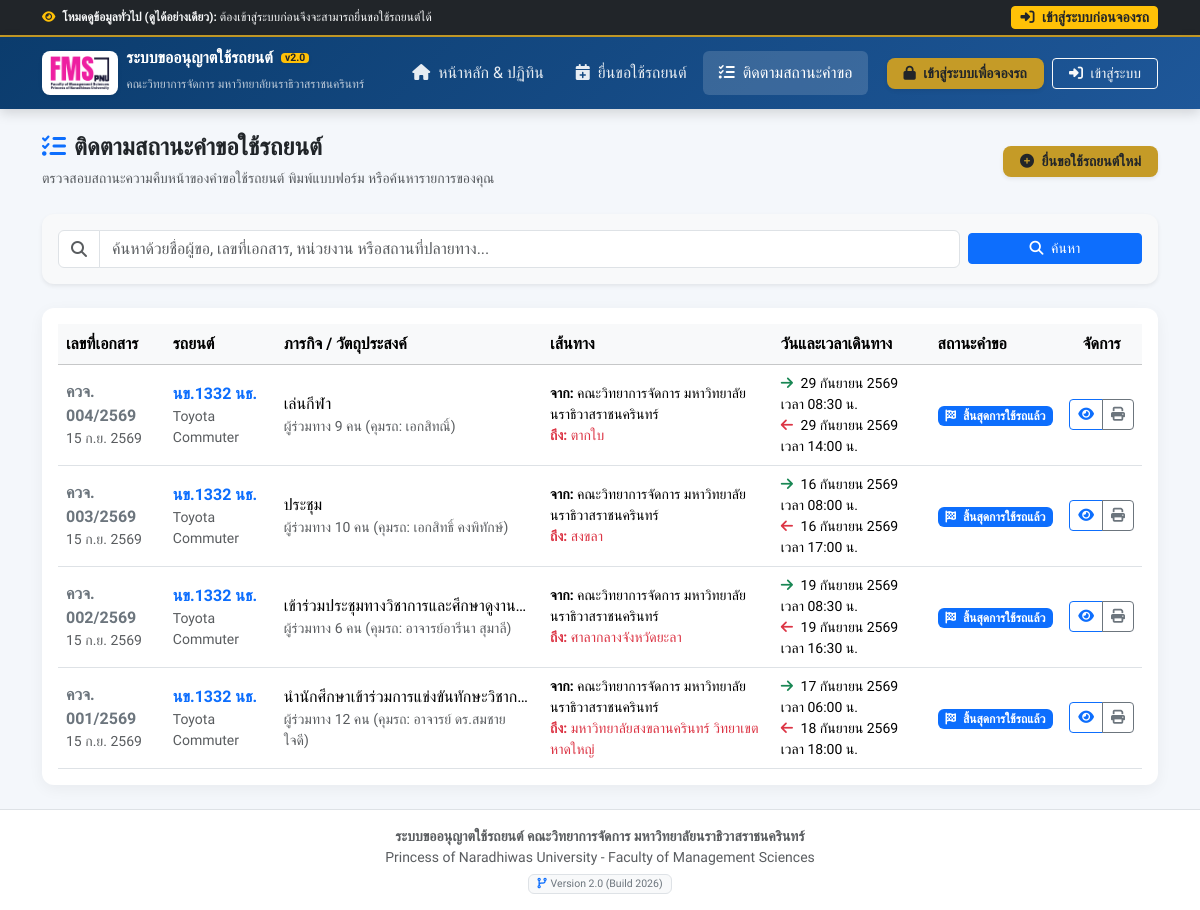
The page /my_bookings.php on the database as committed earlier.
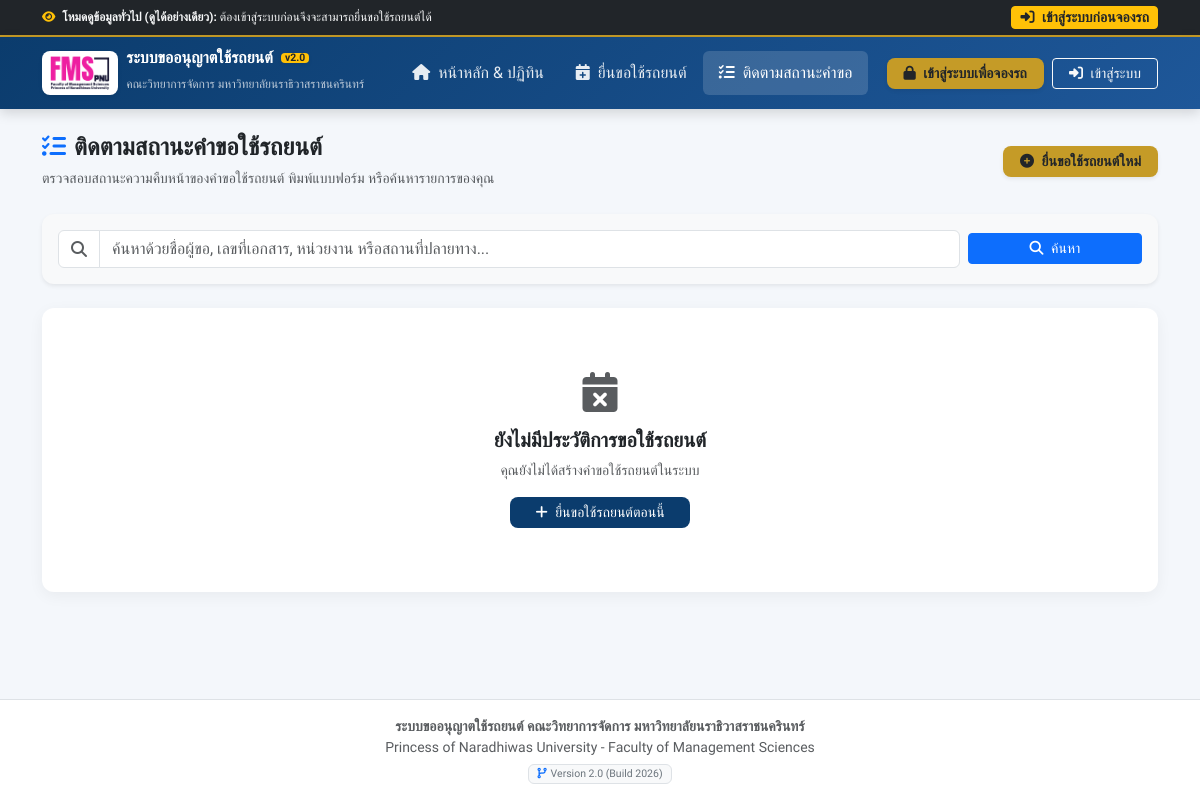
The same page on the database as committed later.
### tables this page shows
CREATE TABLE bookings (
    id INTEGER PRIMARY KEY AUTOINCREMENT,
    doc_no TEXT UNIQUE,
    created_date DATE NOT NULL,
    user_id INTEGER,
    requester_name TEXT NOT NULL,
    requester_position TEXT NOT NULL,
    requester_department TEXT NOT NULL,
    vehicle_id INTEGER NOT NULL,
    plate_number TEXT NOT NULL,
    purpose TEXT NOT NULL,
    route_from TEXT NOT NULL,
    route_to TEXT NOT NULL,
    start_datetime DATETIME NOT NULL,
    end_datetime DATETIME NOT NULL,
    passenger_count INTEGER DEFAULT 1,
    passenger_names TEXT,
    controller_name TEXT NOT NULL,
    status TEXT DEFAULT 'pending_facility', 
    created_at DATETIME DEFAULT CURRENT_TIMESTAMP, client_ip TEXT, user_agent TEXT, is_flagged_fake INTEGER DEFAULT 0, fake_reason TEXT, actual_end_datetime DATETIME, start_mileage INTEGER, end_mileage INTEGER, fuel_level TEXT, vehicle_condition TEXT, return_notes TEXT, returned_by TEXT, return_recorded_by TEXT, return_recorded_at DATETIME, requester_phone TEXT,
    FOREIGN KEY(user_id) REFERENCES users(id),
    FOREIGN KEY(vehicle_id) REFERENCES vehicles(id)
);

CREATE TABLE vehicles (
    id INTEGER PRIMARY KEY AUTOINCREMENT,
    plate_number TEXT UNIQUE NOT NULL,
    brand_model TEXT NOT NULL,
    vehicle_type TEXT NOT NULL, -- รถตู้, รถกระบะ, รถเก๋ง
    seats INTEGER DEFAULT 14,
    status TEXT DEFAULT 'active', -- active, maintenance, inactive
    notes TEXT,
    created_at DATETIME DEFAULT CURRENT_TIMESTAMP
);

### includes/auth.php (called while the page is built, shortened)
<?php
require_once __DIR__ . '/../config/db.php';
$currentUser = $_SESSION['user'] ?? null;
$isLoggedIn = !empty($currentUser);
$isAdmin = $isLoggedIn && (($currentUser['role'] ?? '') === 'admin');

### my_bookings.php (the view, shortened to what the changed rows need)
<?php
require_once __DIR__ . '/config/db.php';
require_once __DIR__ . '/includes/auth.php';
$searchQuery = trim($_GET['q'] ?? '');
$userFilter = "";
$fraudFilter = (!$isAdmin) ? " AND (b.status != 'rejected_fraud' AND (b.is_flagged_fake IS NULL OR b.is_flagged_fake = 0))" : "";
if (!empty($searchQuery)) {
    $stmt = $pdo->prepare("
        SELECT b.*, v.brand_model, v.vehicle_type
        FROM bookings b
        LEFT JOIN vehicles v ON b.vehicle_id = v.id
        WHERE (b.doc_no LIKE ?
           OR b.requester_name LIKE ?
           OR b.requester_department LIKE ?
           OR b.route_to LIKE ?
           OR b.purpose LIKE ?)
           $fraudFilter
           $userFilter
        ORDER BY b.id DESC
    ");
    $term = '%' . $searchQuery . '%';
    $stmt->execute([$term, $term, $term, $term, $term]);
} else {
    $stmt = $pdo->query("
        SELECT b.*, v.brand_model, v.vehicle_type
        FROM bookings b
        LEFT JOIN vehicles v ON b.vehicle_id = v.id
        WHERE 1=1 $fraudFilter $userFilter
        ORDER BY b.id DESC
    ");
}
$bookings = $stmt->fetchAll();
require_once __DIR__ . '/includes/header.php';
?>
<div class="card card-custom p-3">
    <?php if (empty($bookings)): ?>
        <div class="text-center py-5">
            <i class="fas fa-calendar-times text-muted fs-1 mb-3"></i>
            <h5 class="fw-bold text-dark">ยังไม่มีประวัติการขอใช้รถยนต์</h5>
            <p class="text-muted small mb-3">คุณยังไม่ได้สร้างคำขอใช้รถยนต์ในระบบ</p>
            <a href="book.php" class="btn btn-pnu btn-sm px-4">
                <i class="fas fa-plus me-1"></i> ยื่นขอใช้รถยนต์ตอนนี้
            </a>
        </div>
    <?php else: ?>
        <div class="table-responsive">
            <table class="table table-hover align-middle mb-0">
                <thead class="table-light">
                    <tr>
                        <th>เลขที่เอกสาร</th>
                        <th>รถยนต์</th>
                        <th>ภารกิจ / วัตถุประสงค์</th>
                        <th>เส้นทาง</th>
                        <th>วันและเวลาเดินทาง</th>
                        <th>สถานะคำขอ</th>
                        <th class="text-center">จัดการ</th>
                    </tr>
                </thead>
                <tbody>
                    <?php foreach ($bookings as $b): ?>
                    <tr>
                        <td>
                            <strong class="text-secondary"><?= htmlspecialchars($b['doc_no'] ?? '-') ?></strong>
                            <div class="small text-muted"><?= thaiDateShort($b['created_date']) ?></div>
                        </td>
                        <td>
                            <strong class="text-primary"><?= htmlspecialchars($b['plate_number']) ?></strong>
                            <div class="small text-muted"><?= htmlspecialchars($b['brand_model']) ?></div>
                        </td>
                        <td>
                            <div class="text-truncate" style="max-width: 250px;" title="<?= htmlspecialchars($b['purpose']) ?>">
                                <?= htmlspecialchars($b['purpose']) ?>
                            </div>
                            <div class="small text-muted">ผู้ร่วมทาง <?= $b['passenger_count'] ?> คน (คุมรถ: <?= htmlspecialchars($b['controller_name']) ?>)</div>
                        </td>
                        <td>
                            <div class="small">
                                <div><strong>จาก:</strong> <?= htmlspecialchars($b['route_from']) ?></div>
                                <div class="text-danger"><strong>ถึง:</strong> <?= htmlspecialchars($b['route_to']) ?></div>
                            </div>
                        </td>
                        <td>
                            <div class="small">
                                <div><i class="fas fa-arrow-right text-success me-1"></i> <?= thaiDate($b['start_datetime']) ?></div>
                                <div><i class="fas fa-arrow-left text-danger me-1"></i> <?= thaiDate($b['end_datetime']) ?></div>
                            </div>
                        </td>
                        <td><?= getStatusBadge($b['status'], $b) ?></td>
                        <td class="text-center">
                            <div class="btn-group btn-group-sm">
                                <a href="booking_detail.php?id=<?= $b['id'] ?>" class="btn btn-outline-primary" title="ดูรายละเอียดและขั้นตอน">
                                    <i class="fas fa-eye"></i>
                                </a>
                                <a href="print_form.php?id=<?= $b['id'] ?>" target="_blank" class="btn btn-outline-secondary" title="พิมพ์แบบฟอร์มราชการ">
                                    <i class="fas fa-print"></i>
                                </a>
                            </div>
                        </td>
                    </tr>
                    <?php endforeach; ?>
                </tbody>
            </table>
        </div>
    <?php endif; ?>
</div>
<?php require_once __DIR__ . '/includes/footer.php'; ?>

### config/db.php (shortened to what the changed rows need)
<?php
function thaiDate($datetime, $showTime = true) {
    $time = strtotime($datetime);
    $thaiMonths = [
        1 => 'มกราคม', 2 => 'กุมภาพันธ์', 3 => 'มีนาคม', 4 => 'เมษายน',
        5 => 'พฤษภาคม', 6 => 'มิถุนายน', 7 => 'กรกฎาคม', 8 => 'สิงหาคม',
        9 => 'กันยายน', 10 => 'ตุลาคม', 11 => 'พฤศจิกายน', 12 => 'ธันวาคม'
    ];
    $day = date('j', $time);
    $month = $thaiMonths[(int)date('n', $time)];
    $year = date('Y', $time) + 543;
    $timeStr = date('H:i', $time) . ' น.';
    if ($showTime) {
        return "$day $month $year เวลา $timeStr";
    }
    return "$day $month $year";
}
function thaiDateShort($date) {
    $time = strtotime($date);
    $thaiMonthsShort = [
        1 => 'ม.ค.', 2 => 'ก.พ.', 3 => 'มี.ค.', 4 => 'เม.ย.',
        5 => 'พ.ค.', 6 => 'มิ.ย.', 7 => 'ก.ค.', 8 => 'ส.ค.',
        9 => 'ก.ย.', 10 => 'ต.ค.', 11 => 'พ.ย.', 12 => 'ธ.ค.'
    ];
    return date('j', $time) . ' ' . $thaiMonthsShort[(int)date('n', $time)] . ' ' . (date('Y', $time) + 543);
}
function getStatusBadge($status, $bookingOrEndTime = null) {
    switch ($status) {
        case 'completed':
            return '<span class="badge bg-primary text-white"><i class="fas fa-flag-checkered me-1"></i> สิ้นสุดการใช้รถแล้ว</span>';
    }
}

Rows that differ between the two databases and show on the page:
removed bookings: doc_no "ควจ. 004/2569", created_date "15 ก.ย. 2569", plate_number "นข.1332 นธ.", vehicle.brand_model "Toyota Commuter", purpose "เล่นกีฬา", passenger_count "9", controller_name "เอกสิทณิ์", route_from "คณะวิทยาการจัดการ มหาวิทยาลัยนราธิวาสราชนครินทร์", route_to "ตากใบ", start_datetime "29 กันยายน 2569 เวลา 08:30 น.", end_datetime "29 กันยายน 2569 เวลา 14:00 น.", status "completed" (drawn)
removed bookings: doc_no "ควจ. 003/2569", created_date "15 ก.ย. 2569", plate_number "นข.1332 นธ.", vehicle.brand_model "Toyota Commuter", purpose "ประชุม", passenger_count "10", controller_name "เอกสิทธิ์ คงพิทักษ์", route_from "คณะวิทยาการจัดการ มหาวิทยาลัยนราธิวาสราชนครินทร์", route_to "สงขลา", start_datetime "16 กันยายน 2569 เวลา 08:00 น.", end_datetime "16 กันยายน 2569 เวลา 17:00 น.", status "completed" (drawn)
removed bookings: doc_no "ควจ. 002/2569", created_date "15 ก.ย. 2569", plate_number "นข.1332 นธ.", vehicle.brand_model "Toyota Commuter", purpose "เข้าร่วมประชุมทางวิชาการและศึกษาดูงาน…", passenger_count "6", controller_name "อาจารย์อารีนา สุมาลี", route_from "คณะวิทยาการจัดการ มหาวิทยาลัยนราธิวาสราชนครินทร์", route_to "ศาลากลางจังหวัดยะลา", start_datetime "19 กันยายน 2569 เวลา 08:30 น.", end_datetime "19 กันยายน 2569 เวลา 16:30 น.", status "completed" (drawn)
removed bookings: doc_no "ควจ. 001/2569", created_date "15 ก.ย. 2569", plate_number "นข.1332 นธ.", vehicle.brand_model "Toyota Commuter", purpose "นำนักศึกษาเข้าร่วมการแข่งขันทักษะวิชาก…", passenger_count "12", controller_name "อาจารย์ ดร.สมชาย ใจดี", route_from "คณะวิทยาการจัดการ มหาวิทยาลัยนราธิวาสราชนครินทร์", route_to "มหาวิทยาลัยสงขลานครินทร์ วิทยาเขตหาดใหญ่", start_datetime "17 กันยายน 2569 เวลา 06:00 น.", end_datetime "18 กันยายน 2569 เวลา 18:00 น.", status "completed" (drawn)
Other text that changed with them:
text no longer shown: "เลขที่เอกสาร รถยนต์ ภารกิจ / วัตถุประสงค์ เส้นทาง วันและเวลาเดินทาง สถานะคำขอ จัดการ"
text now shown: "ยังไม่มีประวัติการขอใช้รถยนต์ คุณยังไม่ได้สร้างคำขอใช้รถยนต์ในระบบ ยื่นขอใช้รถยนต์ตอนนี้"
